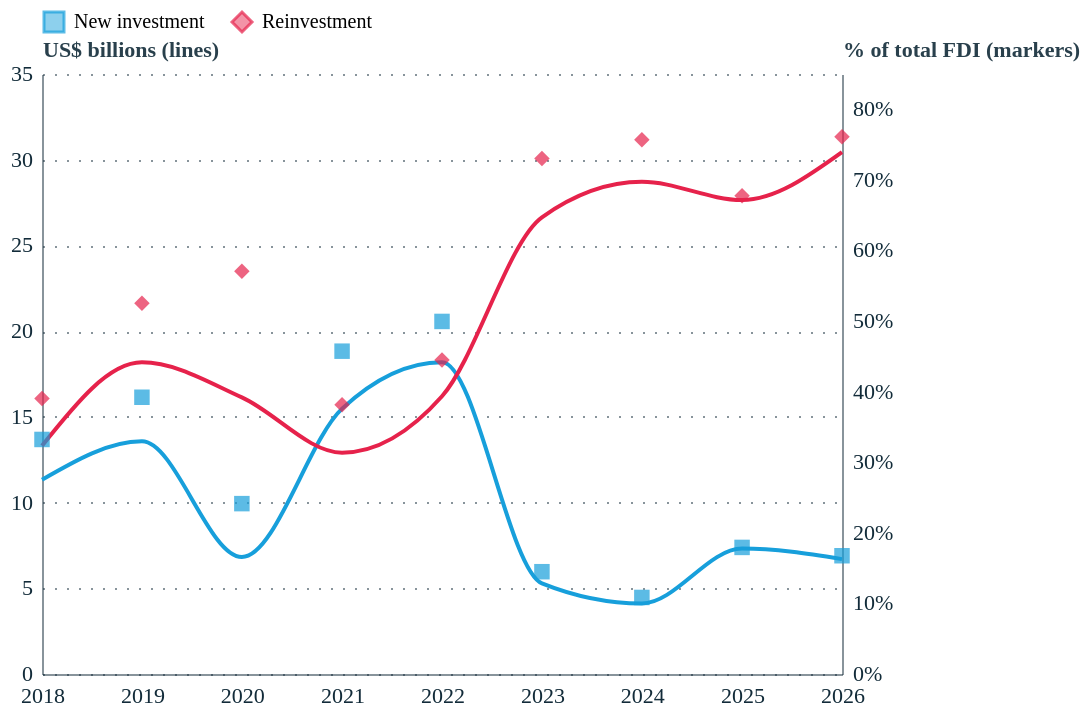

Specify this chart in Vega-Lite:
### Vega-Lite specification from a JSON file in a GitHub repository (floating-point values rounded to 4 significant figures)
{"config": {"font": "Circular Std", "mark": {"line": {"interpolate": "linear"}}, "view": {"stroke": "transparent", "width": 400, "height": 300}, "range": {"category": ["#179fdb", "#e6224b", "#f4c245", "#122b39", "#eb5c2e", "#36b7b4"], "diverging": ["#E6224B", "#E54753", "#C9C9C9", "#179FDB", "#122B39"], "heatmap": ["#C9C9C9", "#179FDB", "#0063AF", "#122B39"], "ordinal": ["#00A767", "#36B7B4", "#179FDB", "#0063AF", "#243B5A"]}, "axisX": {"labelColor": "#122b39", "tickColor": "#122b39", "domainColor": "#122b39", "domainOpacity": 0.5, "gridOpacity": 0, "labelAngle": 0, "labelAlign": "center", "labelFontSize": 11, "labelPadding": 5, "tickCount": 10, "tickSize": 0, "title": ""}, "axisY": {"labelColor": "#122b39", "tickColor": "#122b39", "domainColor": "#122b39", "gridColor": "#122b39", "gridDash": [1, 5], "gridOpacity": 0.5, "labelPadding": 5, "labelFontSize": 11, "domainOpacity": 0.5, "tickSize": 0, "title": null, "titleAlign": "left", "titleAngle": 0, "titleBaseline": "bottom", "titleColor": "#122b39", "titleOpacity": 0.9, "titleX": 0, "titleY": -7}}, "layer": [{"data": {"name": "data-1a40f855661502e6cdd011c9e8d46c9e"}, "mark": {"type": "line", "interpolate": "monotone"}, "encoding": {"color": {"field": "Series", "legend": {"orient": "top", "title": null}, "scale": {"domain": ["New investment", "Reinvestment"], "range": ["#179fdb", "#e6224b"]}, "type": "nominal"}, "x": {"axis": {}, "field": "Date", "type": "temporal"}, "y": {"axis": {"format": ".0f", "title": "US$ billions (lines)"}, "field": "Value", "type": "quantitative"}}}, {"data": {"name": "data-369050564cf2db02346eb1d0ab7475f5"}, "mark": {"type": "point", "filled": true, "size": 60}, "encoding": {"color": {"field": "Series", "legend": null, "scale": {"domain": ["New investment", "Reinvestment"], "range": ["#179fdb", "#e6224b"]}, "type": "nominal"}, "shape": {"field": "Series", "legend": {"orient": "top", "title": null}, "scale": {"domain": ["New investment", "Reinvestment"], "range": ["square", "diamond"]}, "type": "nominal"}, "x": {"field": "Date", "type": "temporal"}, "y": {"axis": {"format": ".0%", "title": "% of total FDI (markers)"}, "field": "Value", "scale": {"domain": [0, 0.85]}, "type": "quantitative"}}}], "resolve": {"scale": {"y": "independent"}}, "$schema": "https://vega.github.io/schema/vega-lite/v6.4.1.json", "datasets": {"data-1a40f855661502e6cdd011c9e8d46c9e": [{"Date": "2018-01-01T00:00:00", "year": 2018, "Series": "New investment", "Value": 11.33}, {"Date": "2019-01-01T00:00:00", "year": 2019, "Series": "New investment", "Value": 13.57}, {"Date": "2020-01-01T00:00:00", "year": 2020, "Series": "New investment", "Value": 6.826}, {"Date": "2021-01-01T00:00:00", "year": 2021, "Series": "New investment", "Value": 15.48}, {"Date": "2022-01-01T00:00:00", "year": 2022, "Series": "New investment", "Value": 18.19}, {"Date": "2023-01-01T00:00:00", "year": 2023, "Series": "New investment", "Value": 5.286}, {"Date": "2024-01-01T00:00:00", "year": 2024, "Series": "New investment", "Value": 4.114}, {"Date": "2025-01-01T00:00:00", "year": 2025, "Series": "New investment", "Value": 7.319}, {"Date": "2026-01-01T00:00:00", "year": 2026, "Series": "New investment", "Value": 6.7}, {"Date": "2018-01-01T00:00:00", "year": 2018, "Series": "Reinvestment", "Value": 13.31}, {"Date": "2019-01-01T00:00:00", "year": 2019, "Series": "Reinvestment", "Value": 18.18}, {"Date": "2020-01-01T00:00:00", "year": 2020, "Series": "Reinvestment", "Value": 16.14}, {"Date": "2021-01-01T00:00:00", "year": 2021, "Series": "Reinvestment", "Value": 12.91}, {"Date": "2022-01-01T00:00:00", "year": 2022, "Series": "Reinvestment", "Value": 16.2}, {"Date": "2023-01-01T00:00:00", "year": 2023, "Series": "Reinvestment", "Value": 26.64}, {"Date": "2024-01-01T00:00:00", "year": 2024, "Series": "Reinvestment", "Value": 28.71}, {"Date": "2025-01-01T00:00:00", "year": 2025, "Series": "Reinvestment", "Value": 27.65}, {"Date": "2026-01-01T00:00:00", "year": 2026, "Series": "Reinvestment", "Value": 30.44}], "data-369050564cf2db02346eb1d0ab7475f5": [{"Date": "2018-01-01T00:00:00", "year": 2018, "Series": "New investment", "Value": 0.3323}, {"Date": "2019-01-01T00:00:00", "year": 2019, "Series": "New investment", "Value": 0.3921}, {"Date": "2020-01-01T00:00:00", "year": 2020, "Series": "New investment", "Value": 0.2414}, {"Date": "2021-01-01T00:00:00", "year": 2021, "Series": "New investment", "Value": 0.4573}, {"Date": "2022-01-01T00:00:00", "year": 2022, "Series": "New investment", "Value": 0.4995}, {"Date": "2023-01-01T00:00:00", "year": 2023, "Series": "New investment", "Value": 0.1449}, {"Date": "2024-01-01T00:00:00", "year": 2024, "Series": "New investment", "Value": 0.1084}, {"Date": "2025-01-01T00:00:00", "year": 2025, "Series": "New investment", "Value": 0.1793}, {"Date": "2026-01-01T00:00:00", "year": 2026, "Series": "New investment", "Value": 0.1675}, {"Date": "2018-01-01T00:00:00", "year": 2018, "Series": "Reinvestment", "Value": 0.3903}, {"Date": "2019-01-01T00:00:00", "year": 2019, "Series": "Reinvestment", "Value": 0.5251}, {"Date": "2020-01-01T00:00:00", "year": 2020, "Series": "Reinvestment", "Value": 0.5706}, {"Date": "2021-01-01T00:00:00", "year": 2021, "Series": "Reinvestment", "Value": 0.3815}, {"Date": "2022-01-01T00:00:00", "year": 2022, "Series": "Reinvestment", "Value": 0.4449}, {"Date": "2023-01-01T00:00:00", "year": 2023, "Series": "Reinvestment", "Value": 0.7303}, {"Date": "2024-01-01T00:00:00", "year": 2024, "Series": "Reinvestment", "Value": 0.7567}, {"Date": "2025-01-01T00:00:00", "year": 2025, "Series": "Reinvestment", "Value": 0.6775}, {"Date": "2026-01-01T00:00:00", "year": 2026, "Series": "Reinvestment", "Value": 0.7612}]}}
